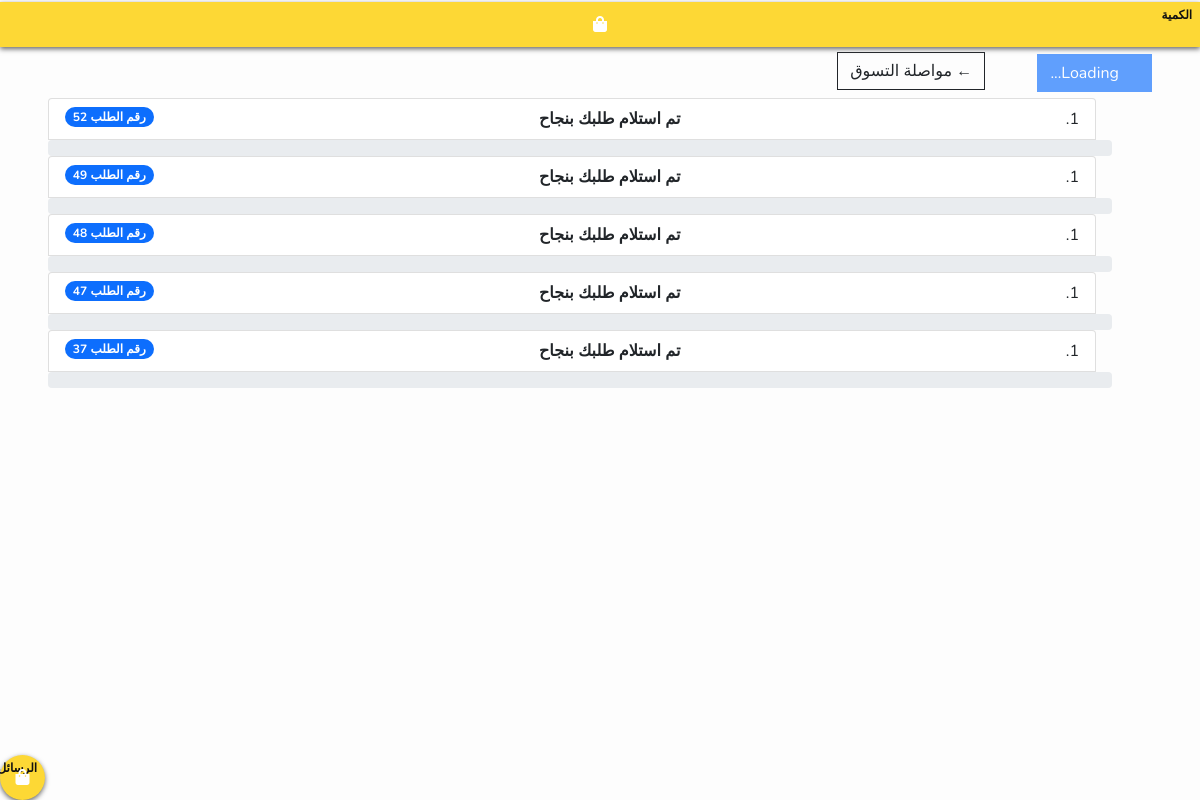
Screenshot of /tracking (signed in) with the database file from the repository.
### app/models.py (models this page shows, shortened)
class Order(models.Model):
    customer = models.ForeignKey(Customer, on_delete=models.SET_NULL, null=True, blank=True)
    date_ordered = models.DateTimeField(auto_now_add=True)
    complete = models.BooleanField(default=False, null=True, blank=True)
    transaction_id = models.CharField(max_length=100, null=True)
    status_order = models.CharField(max_length=2, choices=ORDER_STATUS, default='NO')
    booking_driver = models.BooleanField(default=False, null=True, blank=True)
    driver = models.CharField(max_length=100, blank=True, null=True)

### app/views.py (the view)
# urls.py: path('tracking', views.tracking, name='tracking'),
@login_required()
def tracking(request):
    customer = request.user.customer
    orders = Order.objects.filter(customer=customer).order_by('-id')
    return render(request, 'tracking.html', {'orders':orders})

### app/templates/tracking.html (shortened to what this page needs)
{% extends "base.html" %}
{% block content %}
<div class="m-5">
    <button class="btn btn-primary" type="button" disabled>
        Loading...
    </button>
    <a  class="btn btn-outline-dark m-5 mt-1 mb-2" href="{% url 'listProducts' %}">&#x2190; مواصلة التسوق</a>
    {% for item in orders %}
        {% if item.status_order == 'UR' %}
        <ol class="list-group list-group-numbered">
            <li class="list-group-item d-flex justify-content-between align-items-start">
                <div class="fw-bold">تم استلام طلبك بنجاح</div>
                <span class="badge bg-primary rounded-pill"> رقم الطلب {{item.id}}</span>
            </li>
            <div class="progress">
            </div>
        </ol>
        {% endif %}
    {% endfor %}
</div>
{% endblock content %}

### static/css/main.css (style rules this page uses)
body { background-color: hsl(0, 0%, 98%); }
.btn { border-radius: 0; }

### static/css/style.css (style rules this page uses)
* { margin: 0; padding: auto; box-sizing: border-box; }
body { background: #fdfdfd; font-family: "Nunito", sans-serif; font-size: 1rem; }
li { margin-right: 1rem; }

### rows the page displays
Order: id "52"
Order: id "49"
Order: id "48"
Order: id "47"
Order: id "37"
